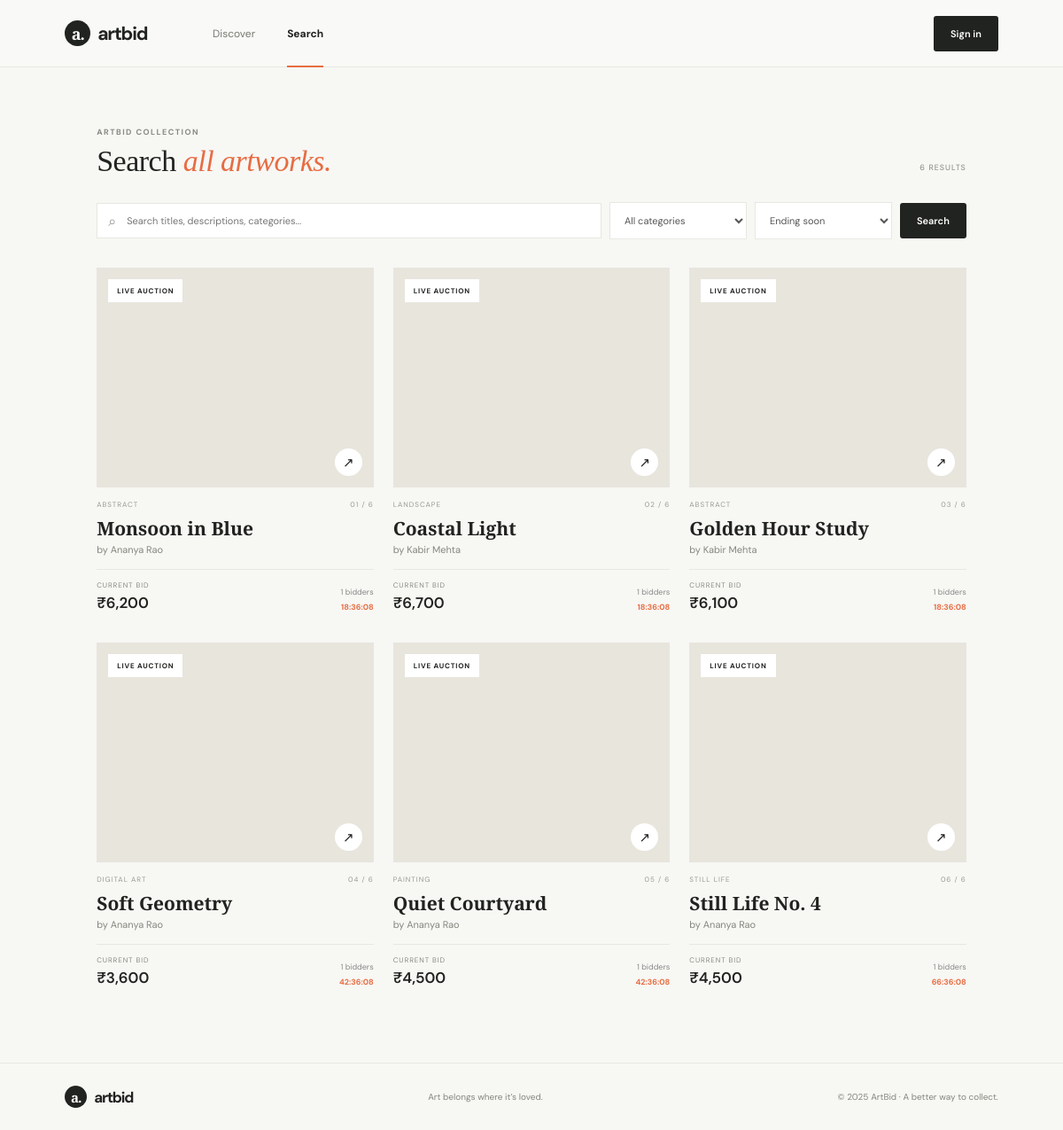
Page /?view=search on the committed database.
### tables this page shows
CREATE TABLE `artworks` (
    `id` int(10) unsigned NOT NULL AUTO_INCREMENT,
    `seller_id` int(10) unsigned NOT NULL,
    `title` varchar(180) NOT NULL,
    `description` text NOT NULL,
    `category` varchar(80) NOT NULL,
    `image_url` varchar(1000) DEFAULT NULL,
    `base_price` decimal(12,2) NOT NULL,
    `starts_at` datetime NOT NULL,
    `ends_at` datetime NOT NULL,
    `created_at` timestamp NOT NULL DEFAULT current_timestamp(),
    PRIMARY KEY (`id`),
    KEY `seller_id` (`seller_id`),
    KEY `auction_ends` (`ends_at`),
    KEY `artwork_category` (`category`),
    CONSTRAINT `artworks_ibfk_1`
    FOREIGN KEY (`seller_id`) REFERENCES `users` (`id`)
    ON DELETE CASCADE
);

CREATE TABLE `users` (
    `id` int(10) unsigned NOT NULL AUTO_INCREMENT,
    `name` varchar(120) NOT NULL,
    `email` varchar(190) NOT NULL,
    `password` varchar(255) NOT NULL,
    `role` enum('Seller','Buyer') NOT NULL DEFAULT 'Buyer',
    `phone` varchar(32) DEFAULT NULL,
    `location` varchar(160) DEFAULT NULL,
    `bio` text DEFAULT NULL,
    `created_at` timestamp NOT NULL DEFAULT current_timestamp(),
    `upi_id` varchar(100) DEFAULT NULL,
    PRIMARY KEY (`id`),
    UNIQUE KEY `email` (`email`)
);

### includes/data.php (called while the page is built, shortened)
<?php
$view = $_GET['view'] ?? 'discover';
$selected = isset($_GET['artwork']) ? (int) $_GET['artwork'] : 0;
$search = trim($_GET['q'] ?? '');
$sort = ($_GET['sort'] ?? 'ending_soon') === 'ending_later' ? 'ending_later' : 'ending_soon';
$where = $view === 'search' && $search !== '' ? ['1=1'] : ['a.ends_at > NOW()'];
$params = [];
if ($pdo) {
    $sql = 'SELECT a.*, u.name seller, COALESCE(MAX(b.amount), a.base_price) current_bid,
                   COUNT(DISTINCT b.buyer_id) bidders, COUNT(b.id) bid_count,
                   (SELECT u2.name FROM bids wb JOIN users u2 ON u2.id=wb.buyer_id WHERE wb.artwork_id=a.id ORDER BY wb.amount DESC, wb.created_at ASC, wb.id ASC LIMIT 1) winner_name,
                   (SELECT COUNT(*) FROM wishlist w WHERE w.artwork_id = a.id) saves
            FROM artworks a JOIN users u ON u.id = a.seller_id
            LEFT JOIN bids b ON b.artwork_id = a.id
            WHERE ' . implode(' AND ', $where) . '
            GROUP BY a.id ORDER BY a.ends_at ' . ($sort === 'ending_soon' ? 'ASC' : 'DESC');
    $q = $pdo->prepare($sql);
    $q->execute($params);
    $arts = $q->fetchAll(PDO::FETCH_ASSOC);
}

### includes/helpers.php (called while the page is built, shortened)
<?php
function e($s){return htmlspecialchars((string)$s,ENT_QUOTES,'UTF-8');}
function money($n){return '₹'.number_format((float)$n);}

### views/search.php (the view, shortened to what this page needs)
<?php if(!$selected&&$view==='search'):?>
<section class="market search-page">
 <div class="section-title"><div><div class="eyebrow">ARTBID COLLECTION</div><h2>Search <em>all artworks.</em></h2></div><span class="lot-count"><?=count($arts)?> RESULTS</span></div>
 <form class="filters" method="get" action="index.php">
  <label class="search"><span aria-hidden="true">⌕</span><input type="search" name="q" placeholder="Search titles, descriptions, categories..." value="<?=e($search)?>" aria-label="Search all artworks"></label>
  <select name="category"><option value="">All categories</option><?php foreach(($cats??[]) as $c):?><option value="<?=e($c)?>" <?=($_GET['category']??'')===$c?'selected':''?>><?=e($c)?></option><?php endforeach;?></select>
  <select name="sort" aria-label="Sort results"><option value="ending_soon" <?=$sort==='ending_soon'?'selected':''?>>Ending soon</option><option value="ending_later" <?=$sort==='ending_later'?'selected':''?>>Ending later</option></select>
  <button class="btn btn-dark">Search</button>
 </form>
 <div class="art-grid">
  <?php foreach($arts as $i=>$a):$ended=strtotime($a['ends_at'])<=time();$sold=$ended&&!empty($a['winner_name']);?>
   <article class="art-card">
    <a href="?artwork=<?=$a['id']?>" class="art-image" style="background-image:url('<?=e($a['image_url']?:'https://images.unsplash.com/photo-1541961017774-22349e4a1262?w=900')?>')"><span class="pill <?=$sold?'sold-chip':($ended?'ended-chip':(strtotime($a['ends_at'])<time()+3600?'hot':''))?>"><?=$sold?'SOLD':($ended?'ENDED':(strtotime($a['ends_at'])<time()+3600?'ENDING SOON':'LIVE AUCTION'))?></span><span class="image-arrow">↗</span></a>
    <div class="card-meta"><span><?=e(strtoupper($a['category']))?></span><span><?=str_pad((string)($i+1),2,'0',STR_PAD_LEFT)?> / <?=count($arts)?></span></div>
    <a href="?artwork=<?=$a['id']?>" class="art-title"><?=e($a['title'])?></a><div class="artist">by <?=e($a['seller'])?></div>
    <div class="card-bottom"><div><span class="label"><?=$ended?'FINAL BID':'CURRENT BID'?></span><b><?=money($a['current_bid'])?></b></div><div class="card-right"><?php if(!$ended):?><span><?= (int)$a['bidders']?> bidders</span><span class="timer" data-end="<?=e($a['ends_at'])?>">--:--:--</span><?php else:?><span><?= (int)$a['bid_count']?> bids</span><span><?=e($a['ends_at'])?></span><?php endif;?></div></div>
   </article>
  <?php endforeach;?>
 </div>
</section>
<?php endif;?>

### assets/css/style.css (style rules this page uses)
:root { --ink:#20231f;--muted:#777a72;--paper:#f7f7f4;--line:#e8e8e2;--orange:#e76c42;--green:#b4d37c }
* { box-sizing:border-box }
body { margin:0;background:var(--paper);color:var(--ink);font-family:'DM Sans',sans-serif }
a { color:inherit;text-decoration:none }
.btn { border:0;padding:13px 19px;border-radius:3px;font:600 11px 'DM Sans';cursor:pointer;display:inline-flex;align-items:center;justify-content:center;gap:20px }
.btn-dark { background:var(--ink);color:white }
.eyebrow { font-size:9px;font-weight:700;letter-spacing:1.45px;color:#898b82 }
.hero h1 em,.section-title h2 em,.dash-head em,dialog h2 em,.detail h1 em { color:var(--orange);font-weight:500 }
.market,.dashboard { padding:67px 9.1% 85px }
.section-title,.dash-head { display:flex;justify-content:space-between;align-items:end }
.section-title h2 { font:500 34px 'Playfair Display';margin:8px 0 0;letter-spacing:-.5px }
.lot-count { font-size:9px;letter-spacing:1px;color:#85877e;padding-bottom:6px }
.filters { margin:27px 0 26px;display:flex;gap:9px;align-items:center }
.filters input,.filters select { border:1px solid var(--line);background:white;padding:12px;font:11px 'DM Sans';outline:none }
.filters select { min-width:155px;color:#555 }
.search { display:flex;align-items:center;background:#fff;border:1px solid var(--line);padding-left:12px;color:#92948c;flex:1 }
.search input { border:0;width:100%; }
.art-grid { display:grid;grid-template-columns:repeat(3,1fr);gap:34px 22px }
.art-card { min-width:0 }
.art-image { height:248px;background:#e8e5dd center/cover;display:block;position:relative;overflow:hidden }
.art-image:after { content:'';position:absolute;inset:0;background:#15150c00;transition:.2s }
.pill { position:absolute;z-index:1;top:13px;left:13px;background:#fff;padding:8px 10px;font-size:8px;letter-spacing:.8px;font-weight:700 }
.image-arrow { position:absolute;right:13px;bottom:13px;width:31px;height:31px;border-radius:50%;background:#fff;display:grid;place-items:center;font-size:15px;z-index:1 }
.card-meta { display:flex;justify-content:space-between;font-size:8px;letter-spacing:1px;color:#999b93;margin-top:14px }
.art-title { font:600 21px 'Playfair Display';display:block;margin-top:8px }
.artist { font-size:11px;color:#85877e;margin-top:3px }
.card-bottom { border-top:1px solid var(--line);margin-top:15px;padding-top:12px;display:flex;justify-content:space-between;align-items:end }
.label { display:block;font-size:8px;letter-spacing:.9px;color:#888b82;margin-bottom:4px }
.card-bottom b { font:600 17px 'DM Sans' }
.card-right { text-align:right;font-size:9px;color:#888;display:grid;gap:5px }
.card-right .timer { color:var(--orange);font-weight:700 }
.search-page .filters { margin-bottom:32px }
.search-page .filters .search { min-width:240px }

### rows in the picture
artworks: shows "LIVE AUCTION", category "ABSTRACT", i "01", count($arts) "6", title "Monsoon in Blue", seller.name "Ananya Rao", shows "CURRENT BID", current_bid "₹6,200", bidders "1"
artworks: shows "LIVE AUCTION", category "LANDSCAPE", i "02", count($arts) "6", title "Coastal Light", seller.name "Kabir Mehta", shows "CURRENT BID", current_bid "₹6,700", bidders "1"
artworks: shows "LIVE AUCTION", category "ABSTRACT", i "03", count($arts) "6", title "Golden Hour Study", seller.name "Kabir Mehta", shows "CURRENT BID", current_bid "₹6,100", bidders "1"
artworks: shows "LIVE AUCTION", category "DIGITAL ART", i "04", count($arts) "6", title "Soft Geometry", seller.name "Ananya Rao", shows "CURRENT BID", current_bid "₹3,600", bidders "1"
artworks: shows "LIVE AUCTION", category "PAINTING", i "05", count($arts) "6", title "Quiet Courtyard", seller.name "Ananya Rao", shows "CURRENT BID", current_bid "₹4,500", bidders "1"
artworks: shows "LIVE AUCTION", category "STILL LIFE", i "06", count($arts) "6", title "Still Life No. 4", seller.name "Ananya Rao", shows "CURRENT BID", current_bid "₹4,500", bidders "1"

### other values in the picture
count($arts) "6"
